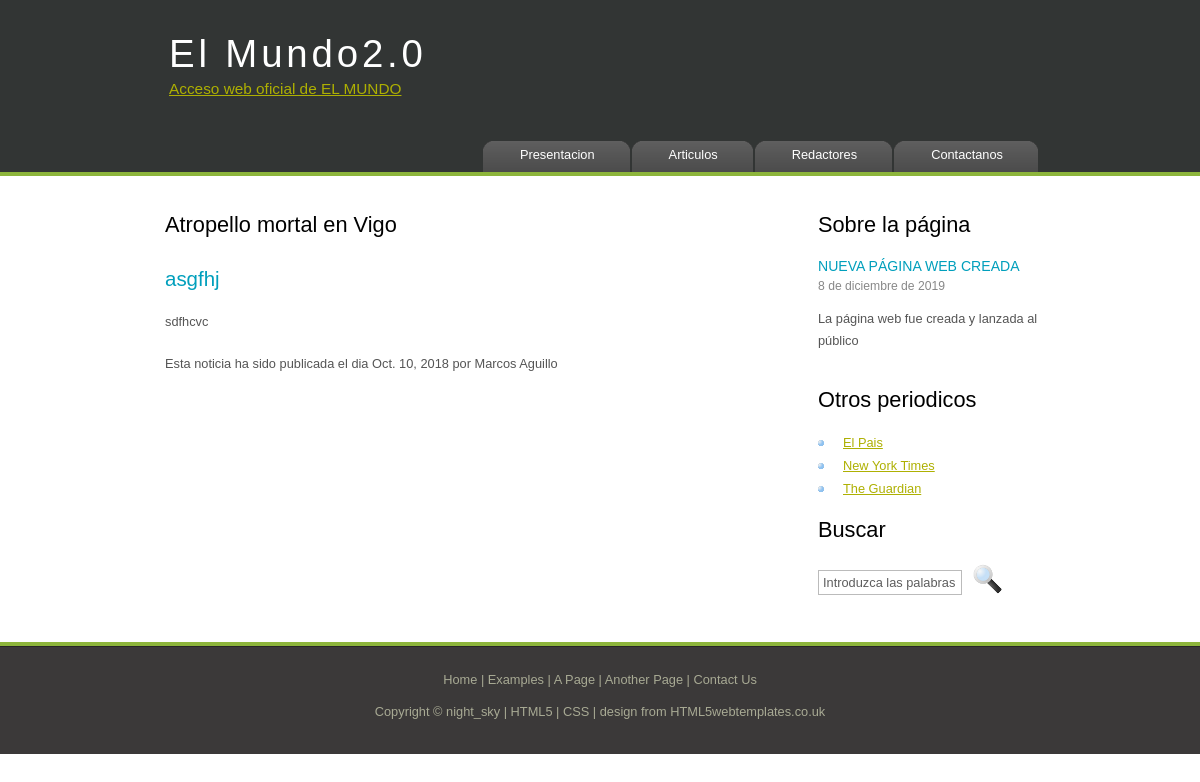
The app's page /articulo/2/, older data.
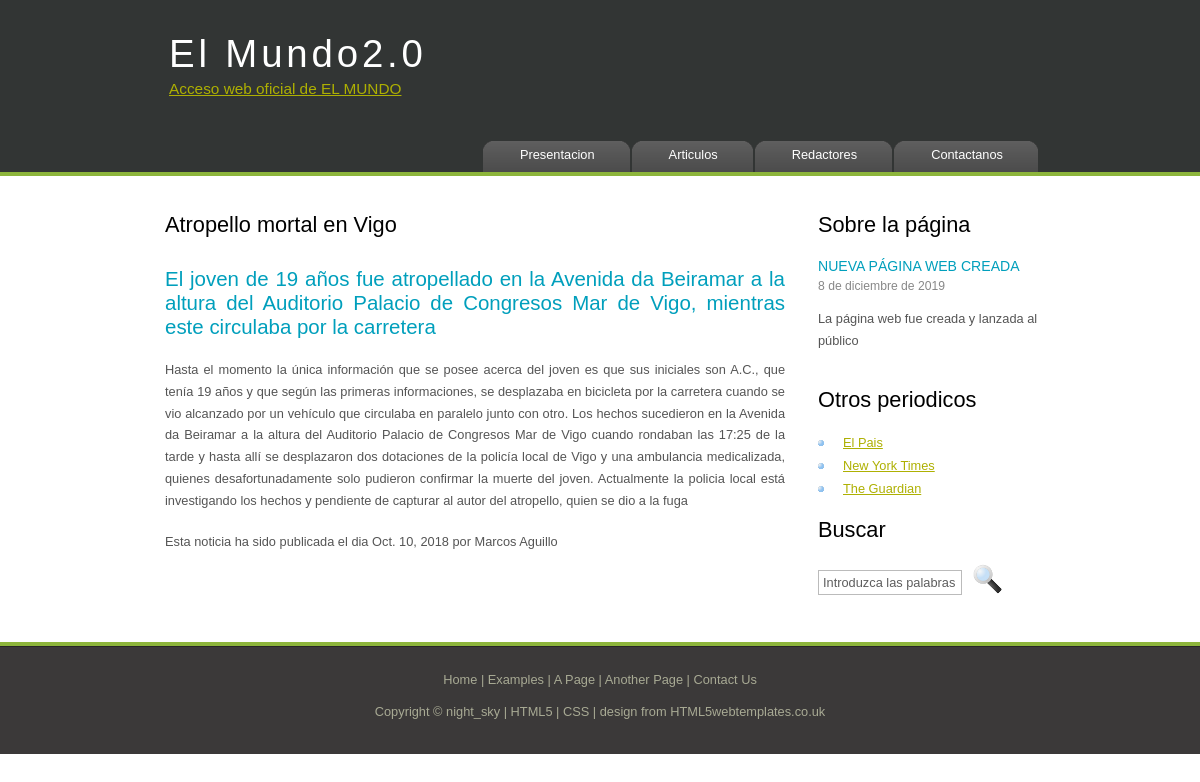
The same page, newer data.
### appE1/models.py (models this page shows, shortened)
class Articulo(models.Model):
    redactor = models.ForeignKey(Redactor, on_delete=models.CASCADE)
    titular = models.CharField(max_length=100, default='')
    entradilla = models.TextField()
    noticia = models.TextField()
    fecha = models.DateField()

class Redactor(models.Model):
    nombre = models.CharField(max_length=99, default='')
    apellido = models.CharField(max_length=99, default='')
    def __str__(self):
        return self.nombre + ' ' + self.apellido

### appE1/views.py (the view)
# urls.py: path('articulo/<int:articulo_id>/', views.articulo, name='articulo'),
def articulo(request, articulo_id):
    articulo = get_object_or_404(Articulo, pk=articulo_id)
    context = {'articulo': articulo}
    return render(request, 'articulo.html', context)

### appE1/templates/articulo.html (shortened to what this page needs)
{% extends "plantilla.html"%}
{% block contenido %}
<h1>{{ articulo.titular}}</h1>
<h2 align="justify">
    {{ articulo.entradilla }}
</h2>
<p align="justify">{{ articulo.noticia }}</p>
<p align="justify">Esta noticia ha sido publicada el dia {{articulo.fecha}} por {{ articulo.redactor }}</p>
{% endblock %}

Row changes from the older to the newer data that the page shows:
changed Articulo "Atropello mortal en Vigo": entradilla "asgfhj" → "El joven de 19 años fue atropellado en la Avenida da Beiramar a la altura del Auditorio Palacio de Congresos Mar de Vigo, mientras este circulaba por la carretera"; noticia "sdfhcvc" → "Hasta el momento la única información que se posee acerca del joven es que sus iniciales son A.C., que tenía 19 años y que según las primeras informaciones, se desplazaba en bicicleta por la carretera cuando se vio alcanzado por un vehículo que circulaba en paralelo junto con otro. Los hechos sucedieron en la Avenida da Beiramar a la altura del Auditorio Palacio de Congresos Mar de Vigo cuando rondaban las 17:25 de la tarde y hasta allí se desplazaron dos dotaciones de la policía local de Vigo y una ambulancia medicalizada, quienes desafortunadamente solo pudieron confirmar la muerte del joven. Actualmente la policia local está investigando los hechos y pendiente de capturar al autor del…"
